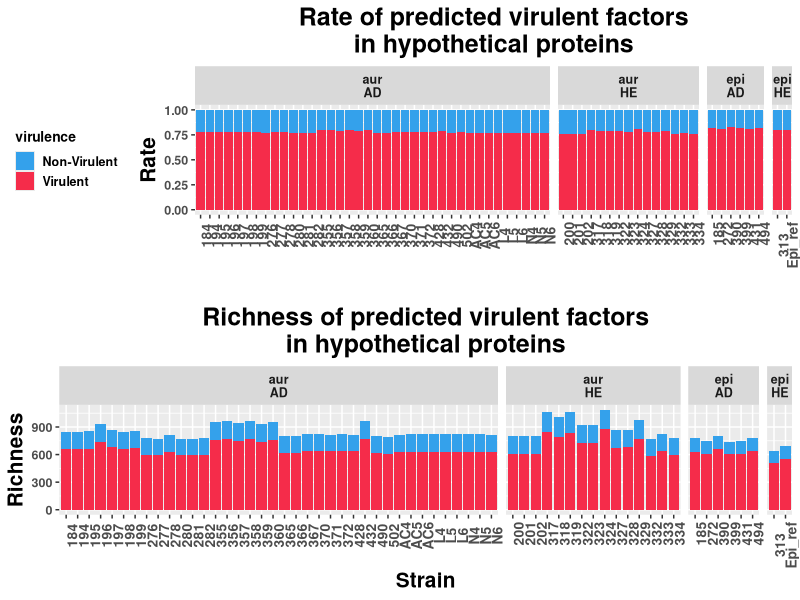
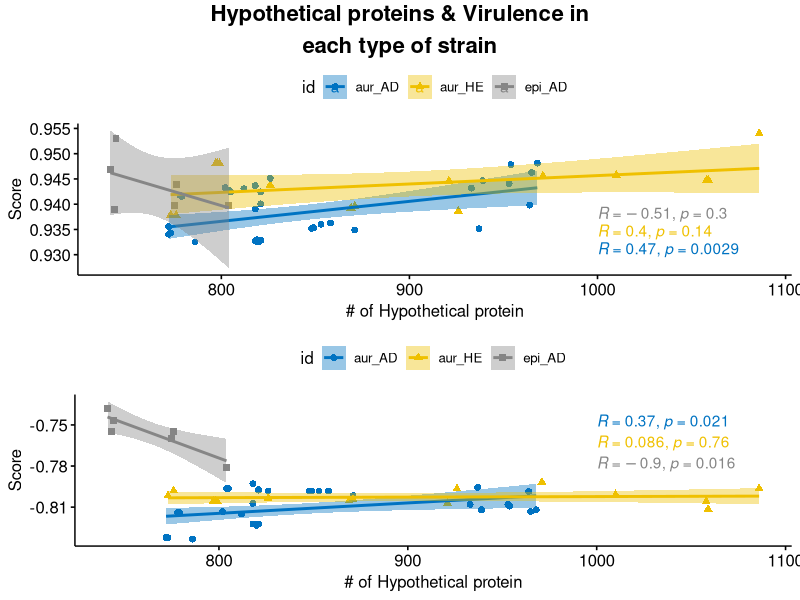

These figures' R source, in order:
library(ggplot2)
library(dplyr)
library(tidyverse)
library(viridis)
library(gridExtra)
library(grid)

# Figure 9A--------------------------------------------------------------------------------------------------------------------------------------------------------

vir_df <- read.table('9A_input.txt', sep='\t', header=T)

rate_hypo <- vir_df %>% group_by(Strain, virulence,id) %>% summarize(Number=n()) %>% group_by(Strain) %>% mutate(rate = prop.table(Number)) %>% as.data.frame()
rate_hypo$id <- gsub('S_aureus_AE','aur\nAD',rate_hypo$id)
rate_hypo$id <- gsub('S_epidermidis_AE','epi\nAD',rate_hypo$id)
rate_hypo$id <- gsub('S_aureus_HE','aur\nHE',rate_hypo$id)
rate_hypo$id <- gsub('S_epidermidis_HE','epi\nHE',rate_hypo$id)


rich_hypo <- vir_df %>% group_by(Strain, virulence,id) %>% summarize(Number=n()) 
colnames(rich_hypo) <- c('Strain','Category','id','Number')
rich_hypo$id <- gsub('S_aureus_AE','aur\nAD',rich_hypo$id)
rich_hypo$id <- gsub('S_epidermidis_AE','epi\nAD',rich_hypo$id)
rich_hypo$id <- gsub('S_aureus_HE','aur\nHE',rich_hypo$id)
rich_hypo$id <- gsub('S_epidermidis_HE','epi\nHE',rich_hypo$id)

p1<- rate_hypo %>% 
  ggplot(aes(x=Strain, y=rate))+
  geom_col(aes(fill=virulence))+
  scale_fill_manual(values=c('#34a1eb', '#f52c4a'))+
  facet_grid(~id, scales='free',space='free')+
  ggtitle('Rate of predicted virulent factors\nin hypothetical proteins')+
  ylab('Rate')+
  xlab('')+
  theme(legend.position='left',
        legend.title = element_text(size=10, face='bold'),
        legend.text = element_text(size=9, face='bold'),
        legend.key.size=unit(0.5, 'cm'),
        axis.text.y=element_text(face='bold', size=9),
        axis.text.x=element_text(face='bold', size=10,angle=90),
        plot.title=element_text(hjust=0.5, size=18, face='bold'),
        axis.title=element_text(size=15, face='bold'),
        strip.text=element_text(size=9, face='bold')
  )

p2 <- rich_hypo %>% 
  ggplot(aes(x=Strain, y=Number))+
  geom_col(aes(fill=Category))+
  scale_fill_manual(values=c('#34a1eb', '#f52c4a'))+
  facet_grid(~id, scales='free',space='free')+
  ggtitle('Richness of predicted virulent factors\nin hypothetical proteins')+
  ylab('Richness')+
  theme(legend.position='none',
        legend.title = element_text(size=10, face='bold'),
        legend.text = element_text(size=9, face='bold'),
        legend.key.size=unit(0.5, 'cm'),
        axis.text.y=element_text(face='bold', size=9),
        axis.text.x=element_text(face='bold', size=10,angle=90),
        plot.title=element_text(hjust=0.5, size=18, face='bold'),
        axis.title=element_text(size=15, face='bold'),
        strip.text=element_text(size=9, face='bold')
  )


grid.arrange(p1,p2, nrow=2)


# Figure 9B-------------------------------------------------------------------------------------------------------------------------------------------------------

library(ggpubr)
rich_df <- read.table('9B_input.txt', sep='\t', header=T)

temp_df <- rich_df %>% filter(Category=='Vir') %>% select(c(Strain, Number))
colnames(temp_df) <- c('Strain','Vir')
temp_df2 <- rich_df %>% filter(Category=='NonVir')
temp_df3 <- rich_df %>% filter(Category=='Hypo') %>% select(c(Strain, Number))
colnames(temp_df3) <- c('Strain','Total')

test_df <- merge(temp_df2, temp_df, by='Strain')
test_df <- merge(test_df, temp_df3, by='Strain')


all_trend_Vir <- ggscatter(filter(test_df, id!='epi_HE'), x = "Total", y = "Vir", 
                           add = "reg.line", conf.int = TRUE, 
                           cor.coef = FALSE,  color='id', palette='jco', shape='id',
                           xlab = "# of Hypothetical protein", ylab = "Score") + stat_cor(aes(color=id), method='pearson', label.x=1000, label.y=c(0.931,0.9345,0.938))

all_trend_NVir <- ggscatter(filter(test_df, id!='epi_HE'), x = "Total", y = "Number", 
                            add = "reg.line", conf.int = TRUE, 
                            cor.coef = FALSE, color='id', palette='jco', shape='id',
                            xlab = "# of Hypothetical protein", ylab = "Score")+stat_cor(aes(color=id), method='pearson', show.legend=FALSE, label.x=1000)

grid.arrange(all_trend_Vir, all_trend_NVir, top=textGrob("Hypothetical proteins & Virulence in\neach type of strain", gp=gpar(fontsize=16, fontface='bold')))
